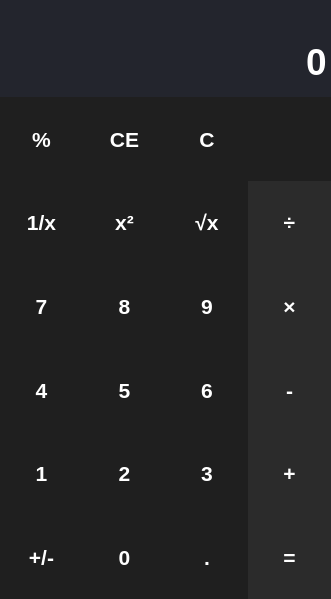
<?xml version="1.0" encoding="UTF-8"?>
<ui version="4.0">
 <class>Widget</class>
 <widget class="QWidget" name="Widget">
  <property name="geometry">
   <rect>
    <x>0</x>
    <y>0</y>
    <width>331</width>
    <height>599</height>
   </rect>
  </property>
  <property name="sizePolicy">
   <sizepolicy hsizetype="Preferred" vsizetype="Preferred">
    <horstretch>0</horstretch>
    <verstretch>0</verstretch>
   </sizepolicy>
  </property>
  <property name="minimumSize">
   <size>
    <width>286</width>
    <height>462</height>
   </size>
  </property>
  <property name="windowTitle">
   <string>Widget</string>
  </property>
  <property name="styleSheet">
   <string notr="true">QPushButton{
	background-color:#1f1f1f;
	border:none;
	color:#fff;
}
QPushButton:hover{
	background-color:#8F8F8F;
}
QPushButton:pressed{
	background-color:#565656;

}</string>
  </property>
  <layout class="QVBoxLayout" name="verticalLayout">
   <property name="spacing">
    <number>0</number>
   </property>
   <property name="leftMargin">
    <number>0</number>
   </property>
   <property name="topMargin">
    <number>0</number>
   </property>
   <property name="rightMargin">
    <number>0</number>
   </property>
   <property name="bottomMargin">
    <number>0</number>
   </property>
   <item>
    <widget class="QLineEdit" name="current_expression">
     <property name="sizePolicy">
      <sizepolicy hsizetype="Expanding" vsizetype="Minimum">
       <horstretch>0</horstretch>
       <verstretch>0</verstretch>
      </sizepolicy>
     </property>
     <property name="minimumSize">
      <size>
       <width>0</width>
       <height>10</height>
      </size>
     </property>
     <property name="maximumSize">
      <size>
       <width>16777215</width>
       <height>30</height>
      </size>
     </property>
     <property name="font">
      <font>
       <pointsize>16</pointsize>
       <bold>false</bold>
      </font>
     </property>
     <property name="styleSheet">
      <string notr="true">background:#23252d;
border:none;
color:#999;</string>
     </property>
     <property name="text">
      <string/>
     </property>
     <property name="alignment">
      <set>Qt::AlignRight|Qt::AlignTrailing|Qt::AlignVCenter</set>
     </property>
     <property name="readOnly">
      <bool>true</bool>
     </property>
    </widget>
   </item>
   <item>
    <widget class="QLineEdit" name="main_input">
     <property name="sizePolicy">
      <sizepolicy hsizetype="Expanding" vsizetype="Minimum">
       <horstretch>0</horstretch>
       <verstretch>0</verstretch>
      </sizepolicy>
     </property>
     <property name="minimumSize">
      <size>
       <width>0</width>
       <height>70</height>
      </size>
     </property>
     <property name="maximumSize">
      <size>
       <width>16777215</width>
       <height>90</height>
      </size>
     </property>
     <property name="font">
      <font>
       <pointsize>28</pointsize>
       <bold>true</bold>
      </font>
     </property>
     <property name="styleSheet">
      <string notr="true">background:#23252d;
border:none;
color:#fff;</string>
     </property>
     <property name="text">
      <string>0</string>
     </property>
     <property name="alignment">
      <set>Qt::AlignRight|Qt::AlignTrailing|Qt::AlignVCenter</set>
     </property>
     <property name="readOnly">
      <bool>true</bool>
     </property>
    </widget>
   </item>
   <item>
    <layout class="QGridLayout" name="gridLayout">
     <property name="sizeConstraint">
      <enum>QLayout::SetMaximumSize</enum>
     </property>
     <property name="spacing">
      <number>0</number>
     </property>
     <item row="1" column="1">
      <widget class="QPushButton" name="pushButton_5">
       <property name="sizePolicy">
        <sizepolicy hsizetype="Expanding" vsizetype="Expanding">
         <horstretch>0</horstretch>
         <verstretch>0</verstretch>
        </sizepolicy>
       </property>
       <property name="font">
        <font>
         <pointsize>16</pointsize>
         <bold>true</bold>
        </font>
       </property>
       <property name="text">
        <string>x²</string>
       </property>
       <property name="type" stdset="0">
        <string>functional</string>
       </property>
       <attribute name="buttonGroup">
        <string notr="true">buttonGroup</string>
       </attribute>
      </widget>
     </item>
     <item row="3" column="1">
      <widget class="QPushButton" name="pushButton_21">
       <property name="sizePolicy">
        <sizepolicy hsizetype="Expanding" vsizetype="Expanding">
         <horstretch>0</horstretch>
         <verstretch>0</verstretch>
        </sizepolicy>
       </property>
       <property name="font">
        <font>
         <pointsize>16</pointsize>
         <bold>true</bold>
        </font>
       </property>
       <property name="text">
        <string>5</string>
       </property>
       <property name="type" stdset="0">
        <string>number</string>
       </property>
       <attribute name="buttonGroup">
        <string notr="true">buttonGroup</string>
       </attribute>
      </widget>
     </item>
     <item row="0" column="3">
      <widget class="QPushButton" name="pushButton_4">
       <property name="sizePolicy">
        <sizepolicy hsizetype="Expanding" vsizetype="Expanding">
         <horstretch>0</horstretch>
         <verstretch>0</verstretch>
        </sizepolicy>
       </property>
       <property name="font">
        <font>
         <pointsize>16</pointsize>
         <bold>true</bold>
        </font>
       </property>
       <property name="text">
        <string/>
       </property>
       <property name="icon">
        <iconset resource="resourses.qrc">
         <normaloff>:/resourses/img/delete.svg</normaloff>:/resourses/img/delete.svg</iconset>
       </property>
       <property name="iconSize">
        <size>
         <width>32</width>
         <height>32</height>
        </size>
       </property>
       <property name="type" stdset="0">
        <string>functional</string>
       </property>
       <attribute name="buttonGroup">
        <string notr="true">buttonGroup</string>
       </attribute>
      </widget>
     </item>
     <item row="2" column="2">
      <widget class="QPushButton" name="pushButton_17">
       <property name="sizePolicy">
        <sizepolicy hsizetype="Expanding" vsizetype="Expanding">
         <horstretch>0</horstretch>
         <verstretch>0</verstretch>
        </sizepolicy>
       </property>
       <property name="font">
        <font>
         <pointsize>16</pointsize>
         <bold>true</bold>
        </font>
       </property>
       <property name="text">
        <string>9</string>
       </property>
       <property name="type" stdset="0">
        <string>number</string>
       </property>
       <attribute name="buttonGroup">
        <string notr="true">buttonGroup</string>
       </attribute>
      </widget>
     </item>
     <item row="4" column="0">
      <widget class="QPushButton" name="pushButton_24">
       <property name="sizePolicy">
        <sizepolicy hsizetype="Expanding" vsizetype="Expanding">
         <horstretch>0</horstretch>
         <verstretch>0</verstretch>
        </sizepolicy>
       </property>
       <property name="font">
        <font>
         <pointsize>16</pointsize>
         <bold>true</bold>
        </font>
       </property>
       <property name="text">
        <string>1</string>
       </property>
       <property name="type" stdset="0">
        <string>number</string>
       </property>
       <attribute name="buttonGroup">
        <string notr="true">buttonGroup</string>
       </attribute>
      </widget>
     </item>
     <item row="4" column="2">
      <widget class="QPushButton" name="pushButton_26">
       <property name="sizePolicy">
        <sizepolicy hsizetype="Expanding" vsizetype="Expanding">
         <horstretch>0</horstretch>
         <verstretch>0</verstretch>
        </sizepolicy>
       </property>
       <property name="font">
        <font>
         <pointsize>16</pointsize>
         <bold>true</bold>
        </font>
       </property>
       <property name="text">
        <string>3</string>
       </property>
       <property name="type" stdset="0">
        <string>number</string>
       </property>
       <attribute name="buttonGroup">
        <string notr="true">buttonGroup</string>
       </attribute>
      </widget>
     </item>
     <item row="0" column="1">
      <widget class="QPushButton" name="pushButton_2">
       <property name="sizePolicy">
        <sizepolicy hsizetype="Expanding" vsizetype="Expanding">
         <horstretch>0</horstretch>
         <verstretch>0</verstretch>
        </sizepolicy>
       </property>
       <property name="font">
        <font>
         <pointsize>16</pointsize>
         <bold>true</bold>
        </font>
       </property>
       <property name="text">
        <string>CE</string>
       </property>
       <property name="type" stdset="0">
        <string>clear_input</string>
       </property>
       <attribute name="buttonGroup">
        <string notr="true">buttonGroup</string>
       </attribute>
      </widget>
     </item>
     <item row="1" column="0">
      <widget class="QPushButton" name="pushButton_6">
       <property name="sizePolicy">
        <sizepolicy hsizetype="Expanding" vsizetype="Expanding">
         <horstretch>0</horstretch>
         <verstretch>0</verstretch>
        </sizepolicy>
       </property>
       <property name="font">
        <font>
         <pointsize>16</pointsize>
         <bold>true</bold>
        </font>
       </property>
       <property name="text">
        <string>1/x</string>
       </property>
       <property name="type" stdset="0">
        <string>functional</string>
       </property>
       <attribute name="buttonGroup">
        <string notr="true">buttonGroup</string>
       </attribute>
      </widget>
     </item>
     <item row="5" column="3">
      <widget class="QPushButton" name="pushButton_31">
       <property name="sizePolicy">
        <sizepolicy hsizetype="Expanding" vsizetype="Expanding">
         <horstretch>0</horstretch>
         <verstretch>0</verstretch>
        </sizepolicy>
       </property>
       <property name="font">
        <font>
         <pointsize>16</pointsize>
         <bold>true</bold>
        </font>
       </property>
       <property name="styleSheet">
        <string notr="true">QPushButton{
background-color:#2b2b2b;
}
QPushButton:hover{
background-color:#959595;
}</string>
       </property>
       <property name="text">
        <string>=</string>
       </property>
       <property name="type" stdset="0">
        <string>equal_sign</string>
       </property>
       <attribute name="buttonGroup">
        <string notr="true">buttonGroup</string>
       </attribute>
      </widget>
     </item>
     <item row="0" column="0">
      <widget class="QPushButton" name="pushButton">
       <property name="sizePolicy">
        <sizepolicy hsizetype="Expanding" vsizetype="Expanding">
         <horstretch>0</horstretch>
         <verstretch>0</verstretch>
        </sizepolicy>
       </property>
       <property name="font">
        <font>
         <pointsize>16</pointsize>
         <bold>true</bold>
        </font>
       </property>
       <property name="text">
        <string>%</string>
       </property>
       <property name="type" stdset="0">
        <string>operations</string>
       </property>
       <attribute name="buttonGroup">
        <string notr="true">buttonGroup</string>
       </attribute>
      </widget>
     </item>
     <item row="1" column="3">
      <widget class="QPushButton" name="pushButton_15">
       <property name="sizePolicy">
        <sizepolicy hsizetype="Expanding" vsizetype="Expanding">
         <horstretch>0</horstretch>
         <verstretch>0</verstretch>
        </sizepolicy>
       </property>
       <property name="font">
        <font>
         <pointsize>16</pointsize>
         <bold>true</bold>
        </font>
       </property>
       <property name="styleSheet">
        <string notr="true">QPushButton{
background-color:#2b2b2b;
}
QPushButton:hover{
background-color:#959595;
}</string>
       </property>
       <property name="text">
        <string>÷</string>
       </property>
       <property name="type" stdset="0">
        <string>operations</string>
       </property>
       <attribute name="buttonGroup">
        <string notr="true">buttonGroup</string>
       </attribute>
      </widget>
     </item>
     <item row="3" column="3">
      <widget class="QPushButton" name="pushButton_23">
       <property name="sizePolicy">
        <sizepolicy hsizetype="Expanding" vsizetype="Expanding">
         <horstretch>0</horstretch>
         <verstretch>0</verstretch>
        </sizepolicy>
       </property>
       <property name="font">
        <font>
         <pointsize>16</pointsize>
         <bold>true</bold>
        </font>
       </property>
       <property name="styleSheet">
        <string notr="true">QPushButton{
background-color:#2b2b2b;
}
QPushButton:hover{
background-color:#959595;
}</string>
       </property>
       <property name="text">
        <string>-</string>
       </property>
       <property name="type" stdset="0">
        <string>operations</string>
       </property>
       <attribute name="buttonGroup">
        <string notr="true">buttonGroup</string>
       </attribute>
      </widget>
     </item>
     <item row="5" column="0">
      <widget class="QPushButton" name="pushButton_28">
       <property name="sizePolicy">
        <sizepolicy hsizetype="Expanding" vsizetype="Expanding">
         <horstretch>0</horstretch>
         <verstretch>0</verstretch>
        </sizepolicy>
       </property>
       <property name="font">
        <font>
         <pointsize>16</pointsize>
         <bold>true</bold>
        </font>
       </property>
       <property name="text">
        <string>+/-</string>
       </property>
       <property name="type" stdset="0">
        <string>functional</string>
       </property>
       <attribute name="buttonGroup">
        <string notr="true">buttonGroup</string>
       </attribute>
      </widget>
     </item>
     <item row="2" column="0">
      <widget class="QPushButton" name="pushButton_19">
       <property name="sizePolicy">
        <sizepolicy hsizetype="Expanding" vsizetype="Expanding">
         <horstretch>0</horstretch>
         <verstretch>0</verstretch>
        </sizepolicy>
       </property>
       <property name="font">
        <font>
         <pointsize>16</pointsize>
         <bold>true</bold>
        </font>
       </property>
       <property name="text">
        <string>7</string>
       </property>
       <property name="type" stdset="0">
        <string>number</string>
       </property>
       <attribute name="buttonGroup">
        <string notr="true">buttonGroup</string>
       </attribute>
      </widget>
     </item>
     <item row="0" column="2">
      <widget class="QPushButton" name="pushButton_3">
       <property name="sizePolicy">
        <sizepolicy hsizetype="Expanding" vsizetype="Expanding">
         <horstretch>0</horstretch>
         <verstretch>0</verstretch>
        </sizepolicy>
       </property>
       <property name="font">
        <font>
         <pointsize>16</pointsize>
         <bold>true</bold>
        </font>
       </property>
       <property name="text">
        <string>C</string>
       </property>
       <property name="type" stdset="0">
        <string>clear_all</string>
       </property>
       <attribute name="buttonGroup">
        <string notr="true">buttonGroup</string>
       </attribute>
      </widget>
     </item>
     <item row="5" column="1">
      <widget class="QPushButton" name="pushButton_29">
       <property name="sizePolicy">
        <sizepolicy hsizetype="Expanding" vsizetype="Expanding">
         <horstretch>0</horstretch>
         <verstretch>0</verstretch>
        </sizepolicy>
       </property>
       <property name="font">
        <font>
         <pointsize>16</pointsize>
         <bold>true</bold>
        </font>
       </property>
       <property name="text">
        <string>0</string>
       </property>
       <property name="type" stdset="0">
        <string>number</string>
       </property>
       <attribute name="buttonGroup">
        <string notr="true">buttonGroup</string>
       </attribute>
      </widget>
     </item>
     <item row="4" column="3">
      <widget class="QPushButton" name="pushButton_27">
       <property name="sizePolicy">
        <sizepolicy hsizetype="Expanding" vsizetype="Expanding">
         <horstretch>0</horstretch>
         <verstretch>0</verstretch>
        </sizepolicy>
       </property>
       <property name="font">
        <font>
         <pointsize>16</pointsize>
         <bold>true</bold>
        </font>
       </property>
       <property name="styleSheet">
        <string notr="true">QPushButton{
background-color:#2b2b2b;
}
QPushButton:hover{
background-color:#959595;
}</string>
       </property>
       <property name="text">
        <string>+</string>
       </property>
       <property name="type" stdset="0">
        <string>operations</string>
       </property>
       <attribute name="buttonGroup">
        <string notr="true">buttonGroup</string>
       </attribute>
      </widget>
     </item>
     <item row="5" column="2">
      <widget class="QPushButton" name="pushButton_30">
       <property name="sizePolicy">
        <sizepolicy hsizetype="Expanding" vsizetype="Expanding">
         <horstretch>0</horstretch>
         <verstretch>0</verstretch>
        </sizepolicy>
       </property>
       <property name="font">
        <font>
         <pointsize>16</pointsize>
         <bold>true</bold>
        </font>
       </property>
       <property name="text">
        <string>.</string>
       </property>
       <property name="type" stdset="0">
        <string>functional</string>
       </property>
       <attribute name="buttonGroup">
        <string notr="true">buttonGroup</string>
       </attribute>
      </widget>
     </item>
     <item row="3" column="2">
      <widget class="QPushButton" name="pushButton_22">
       <property name="sizePolicy">
        <sizepolicy hsizetype="Expanding" vsizetype="Expanding">
         <horstretch>0</horstretch>
         <verstretch>0</verstretch>
        </sizepolicy>
       </property>
       <property name="font">
        <font>
         <pointsize>16</pointsize>
         <bold>true</bold>
        </font>
       </property>
       <property name="text">
        <string>6</string>
       </property>
       <property name="type" stdset="0">
        <string>number</string>
       </property>
       <attribute name="buttonGroup">
        <string notr="true">buttonGroup</string>
       </attribute>
      </widget>
     </item>
     <item row="2" column="3">
      <widget class="QPushButton" name="pushButton_16">
       <property name="sizePolicy">
        <sizepolicy hsizetype="Expanding" vsizetype="Expanding">
         <horstretch>0</horstretch>
         <verstretch>0</verstretch>
        </sizepolicy>
       </property>
       <property name="font">
        <font>
         <pointsize>16</pointsize>
         <bold>true</bold>
        </font>
       </property>
       <property name="styleSheet">
        <string notr="true">QPushButton{
background-color:#2b2b2b;
}
QPushButton:hover{
background-color:#959595;
}</string>
       </property>
       <property name="text">
        <string>×</string>
       </property>
       <property name="type" stdset="0">
        <string>operations</string>
       </property>
       <attribute name="buttonGroup">
        <string notr="true">buttonGroup</string>
       </attribute>
      </widget>
     </item>
     <item row="4" column="1">
      <widget class="QPushButton" name="pushButton_25">
       <property name="sizePolicy">
        <sizepolicy hsizetype="Expanding" vsizetype="Expanding">
         <horstretch>0</horstretch>
         <verstretch>0</verstretch>
        </sizepolicy>
       </property>
       <property name="font">
        <font>
         <pointsize>16</pointsize>
         <bold>true</bold>
        </font>
       </property>
       <property name="text">
        <string>2</string>
       </property>
       <property name="type" stdset="0">
        <string>number</string>
       </property>
       <attribute name="buttonGroup">
        <string notr="true">buttonGroup</string>
       </attribute>
      </widget>
     </item>
     <item row="3" column="0">
      <widget class="QPushButton" name="pushButton_20">
       <property name="sizePolicy">
        <sizepolicy hsizetype="Expanding" vsizetype="Expanding">
         <horstretch>0</horstretch>
         <verstretch>0</verstretch>
        </sizepolicy>
       </property>
       <property name="font">
        <font>
         <pointsize>16</pointsize>
         <bold>true</bold>
        </font>
       </property>
       <property name="text">
        <string>4</string>
       </property>
       <property name="type" stdset="0">
        <string>number</string>
       </property>
       <attribute name="buttonGroup">
        <string notr="true">buttonGroup</string>
       </attribute>
      </widget>
     </item>
     <item row="2" column="1">
      <widget class="QPushButton" name="pushButton_18">
       <property name="sizePolicy">
        <sizepolicy hsizetype="Expanding" vsizetype="Expanding">
         <horstretch>0</horstretch>
         <verstretch>0</verstretch>
        </sizepolicy>
       </property>
       <property name="font">
        <font>
         <pointsize>16</pointsize>
         <bold>true</bold>
        </font>
       </property>
       <property name="text">
        <string>8</string>
       </property>
       <property name="type" stdset="0">
        <string>number</string>
       </property>
       <attribute name="buttonGroup">
        <string notr="true">buttonGroup</string>
       </attribute>
      </widget>
     </item>
     <item row="1" column="2">
      <widget class="QPushButton" name="pushButton_7">
       <property name="sizePolicy">
        <sizepolicy hsizetype="Expanding" vsizetype="Expanding">
         <horstretch>0</horstretch>
         <verstretch>0</verstretch>
        </sizepolicy>
       </property>
       <property name="font">
        <font>
         <pointsize>16</pointsize>
         <bold>true</bold>
        </font>
       </property>
       <property name="text">
        <string>√x</string>
       </property>
       <property name="type" stdset="0">
        <string>functional</string>
       </property>
       <attribute name="buttonGroup">
        <string notr="true">buttonGroup</string>
       </attribute>
      </widget>
     </item>
    </layout>
   </item>
  </layout>
 </widget>
 <resources>
  <include location="resourses.qrc"/>
 </resources>
 <connections/>
 <buttongroups>
  <buttongroup name="buttonGroup"/>
 </buttongroups>
</ui>
